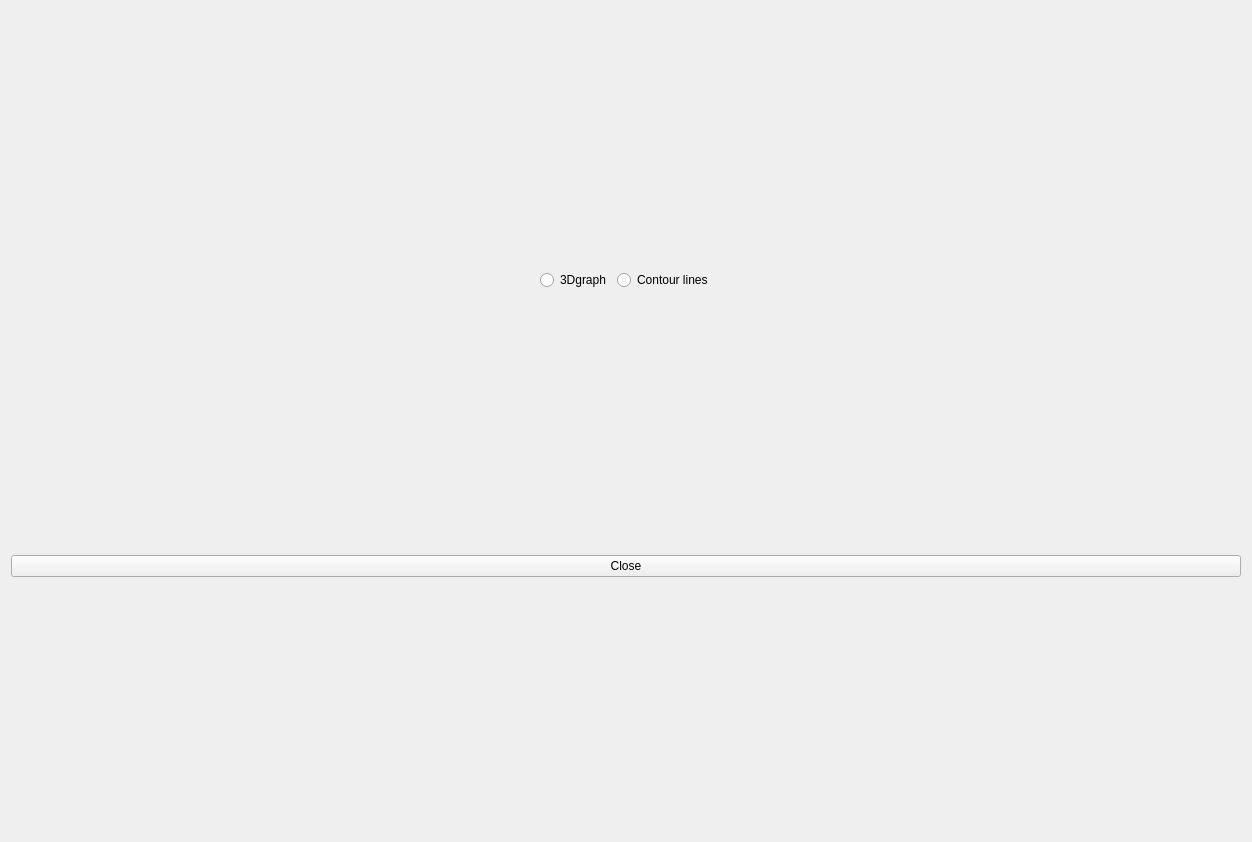
<?xml version="1.0" encoding="UTF-8"?>
<ui version="4.0">
 <class>Graph</class>
 <widget class="QWidget" name="Graph">
  <property name="windowModality">
   <enum>Qt::WindowModal</enum>
  </property>
  <property name="geometry">
   <rect>
    <x>0</x>
    <y>0</y>
    <width>1252</width>
    <height>842</height>
   </rect>
  </property>
  <property name="sizePolicy">
   <sizepolicy hsizetype="Preferred" vsizetype="Preferred">
    <horstretch>0</horstretch>
    <verstretch>0</verstretch>
   </sizepolicy>
  </property>
  <property name="windowTitle">
   <string>Graph</string>
  </property>
  <layout class="QVBoxLayout" name="verticalLayout">
   <item>
    <layout class="QVBoxLayout" name="verticalLayout_2">
     <item>
      <layout class="QHBoxLayout" name="horizontalLayout">
       <item>
        <spacer name="horizontalSpacer">
         <property name="orientation">
          <enum>Qt::Horizontal</enum>
         </property>
         <property name="sizeHint" stdset="0">
          <size>
           <width>40</width>
           <height>20</height>
          </size>
         </property>
        </spacer>
       </item>
       <item>
        <widget class="QRadioButton" name="radioButton_3d">
         <property name="maximumSize">
          <size>
           <width>16777215</width>
           <height>30</height>
          </size>
         </property>
         <property name="text">
          <string>3Dgraph</string>
         </property>
        </widget>
       </item>
       <item>
        <widget class="QRadioButton" name="radioButton_contour">
         <property name="maximumSize">
          <size>
           <width>16777215</width>
           <height>30</height>
          </size>
         </property>
         <property name="text">
          <string>Contour lines</string>
         </property>
        </widget>
       </item>
       <item>
        <spacer name="horizontalSpacer_2">
         <property name="orientation">
          <enum>Qt::Horizontal</enum>
         </property>
         <property name="sizeHint" stdset="0">
          <size>
           <width>40</width>
           <height>20</height>
          </size>
         </property>
        </spacer>
       </item>
      </layout>
     </item>
    </layout>
   </item>
   <item>
    <widget class="QPushButton" name="pushButton_close">
     <property name="text">
      <string>Close</string>
     </property>
    </widget>
   </item>
  </layout>
 </widget>
 <resources/>
 <connections>
  <connection>
   <sender>pushButton_close</sender>
   <signal>clicked()</signal>
   <receiver>Graph</receiver>
   <slot>close()</slot>
   <hints>
    <hint type="sourcelabel">
     <x>442</x>
     <y>563</y>
    </hint>
    <hint type="destinationlabel">
     <x>442</x>
     <y>292</y>
    </hint>
   </hints>
  </connection>
 </connections>
</ui>
